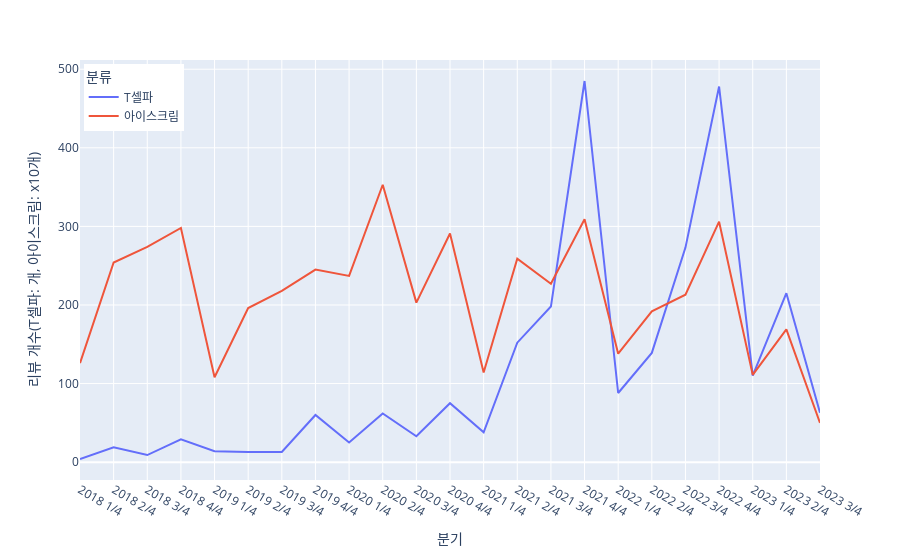

Notebook code for this chart:
### Markdown cell above
- 리뷰 개수 그래프

### Code cell
import plotly.express as px
fig = px.line(DF, x = 'quarter', y = '리뷰 개수', color = '분류',
       labels={'quarter':'분기','리뷰 개수':'리뷰 개수(T셀파: 개, 경쟁사: x10개)'})

fig.update_layout(legend=dict(
    yanchor="top",
    y=0.99,
    xanchor="left",
    x=0.005
))

fig.show()

### Figure 1 — Plotly figure (JSON) as saved in the notebook; plotly's stock layout.template omitted (floating-point values rounded to 4 significant figures)
{"data": [{"hovertemplate": "분류=T셀파<br>분기=%{x}<br>리뷰 개수(T셀파: 개, 아이스크림: x10개)=%{y}<extra></extra>", "legendgroup": "T셀파", "line": {"color": "#636efa", "dash": "solid"}, "marker": {"symbol": "circle"}, "mode": "lines", "name": "T셀파", "orientation": "v", "showlegend": true, "type": "scatter", "x": ["2018 1/4", "2018 2/4", "2018 3/4", "2018 4/4", "2019 1/4", "2019 2/4", "2019 3/4", "2019 4/4", "2020 1/4", "2020 2/4", "2020 3/4", "2020 4/4", "2021 1/4", "2021 2/4", "2021 3/4", "2021 4/4", "2022 1/4", "2022 2/4", "2022 3/4", "2022 4/4", "2023 1/4", "2023 2/4", "2023 3/4"], "xaxis": "x", "y": [4, 19, 9, 29, 14, 13, 13, 60, 25, 62, 33, 75, 38, 152, 198, 485, 88, 139, 273, 478, 110, 215, 63], "yaxis": "y"}, {"hovertemplate": "분류=아이스크림<br>분기=%{x}<br>리뷰 개수(T셀파: 개, 아이스크림: x10개)=%{y}<extra></extra>", "legendgroup": "아이스크림", "line": {"color": "#EF553B", "dash": "solid"}, "marker": {"symbol": "circle"}, "mode": "lines", "name": "아이스크림", "orientation": "v", "showlegend": true, "type": "scatter", "x": ["2018 1/4", "2018 2/4", "2018 3/4", "2018 4/4", "2019 1/4", "2019 2/4", "2019 3/4", "2019 4/4", "2020 1/4", "2020 2/4", "2020 3/4", "2020 4/4", "2021 1/4", "2021 2/4", "2021 3/4", "2021 4/4", "2022 1/4", "2022 2/4", "2022 3/4", "2022 4/4", "2023 1/4", "2023 2/4", "2023 3/4"], "xaxis": "x", "y": [126, 254, 274, 298, 108, 196, 218, 245, 237, 353, 203, 291, 114, 259, 227, 309, 138, 192, 213, 306, 111, 169, 50], "yaxis": "y"}], "layout": {"legend": {"title": {"text": "분류"}, "tracegroupgap": 0, "x": 0.005, "xanchor": "left", "y": 0.99, "yanchor": "top"}, "margin": {"t": 60}, "xaxis": {"anchor": "y", "domain": [0, 1], "title": {"text": "분기"}}, "yaxis": {"anchor": "x", "domain": [0, 1], "title": {"text": "리뷰 개수(T셀파: 개, 아이스크림: x10개)"}}}}
